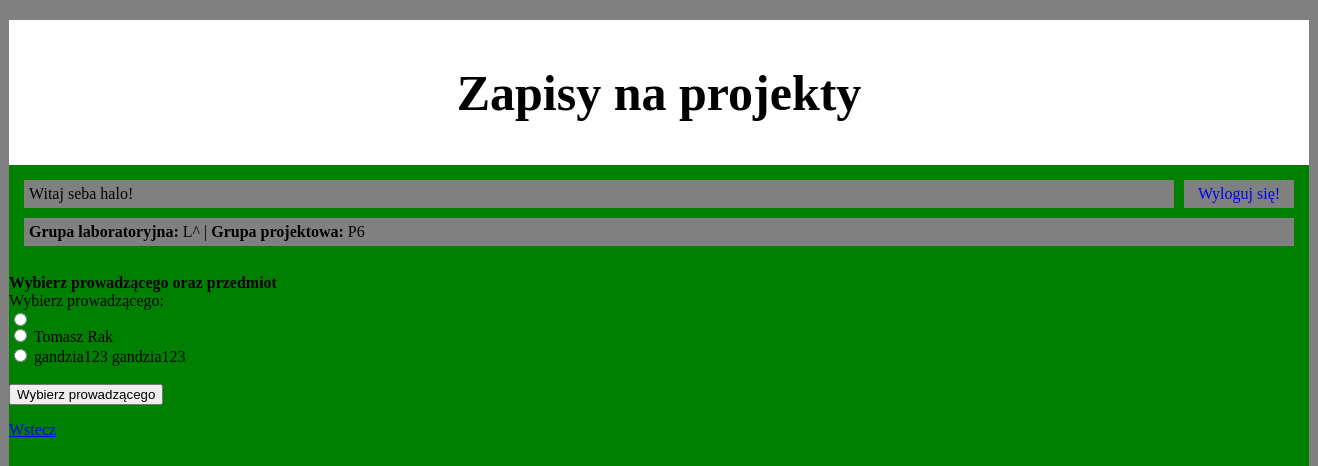
Screenshot of /student_wybierz_prowadzacego.php (signed in) with the database file from the repository.
### tables this page shows
CREATE TABLE `prowadzacy` (
  `id_prowadzacy` int(11) NOT NULL,
  `prowadzacy_imie` varchar(255) NOT NULL,
  `prowadzacy_nazwisko` varchar(255) NOT NULL,
  `prowadzacy_login` varchar(255) NOT NULL,
  `prowadzacy_haslo` varchar(255) NOT NULL
);

### student_wybierz_prowadzacego.php (the view, shortened to what this page needs)
<?php
    include "head_student.php";
	echo "<br />";
	echo "<b> Wybierz prowadzącego oraz przedmiot</b><br />";
require_once "connect.php";
    	$polaczenie = @new mysqli($host,$db_user,$db_password,$db_name);
    	$polaczenie->set_charset("utf8");
    	if ($polaczenie->connect_errno!=0)
    	{
        	echo "Error".$polaczenie->connect_errno." Opis".$polaczenie->connect_error;
    	}
		else
		{
			$sql = "SELECT prowadzacy.id_prowadzacy, prowadzacy.prowadzacy_imie, prowadzacy.prowadzacy_nazwisko FROM prowadzacy";
			if($rezultat = $polaczenie->query($sql))
			{
				$ile_prowadzacych = $rezultat->num_rows;
				if($ile_prowadzacych>=1)
				{
echo<<<END
					<form action="student_wybierz_prowadzacego_przedmiot.php" method="post">
					Wybierz prowadzącego: </br>
END;
					for ($i = 1; $i <= $ile_prowadzacych; $i++)
					{
						$wiersz = $rezultat->fetch_assoc();
						$prowadzacy_imie = $wiersz['prowadzacy_imie'];
						$prowadzacy_nazwisko = $wiersz['prowadzacy_nazwisko'];
						$id_prowadzacy = $wiersz['id_prowadzacy'];
echo<<<END
						<input type="radio" name="id_prowadzacy" value="$id_prowadzacy" />
						$prowadzacy_imie $prowadzacy_nazwisko<br />
END;
					}
echo<<<END
					<br />
					<input type="submit" value="Wybierz prowadzącego"/>
					</form>
					<a href="student.php"> Wstecz</a>
END;
				}
				else
				{
					echo "brak dodanych";
				}
			}
		}
?>

### style.css (style rules this page uses)
body { background-color: gray; }

### rows the page displays
prowadzacy: prowadzacy_imie "Tomasz", prowadzacy_nazwisko "Rak"
prowadzacy: prowadzacy_imie "gandzia123", prowadzacy_nazwisko "gandzia123"

### other values shown
$_SESSION['student_imie'] "seba"
$_SESSION['student_nazwisko'] "halo"
$_SESSION['student_grupa_laboratoryjna'] "L^"
$_SESSION['student_grupa_projektowa'] "P6"
